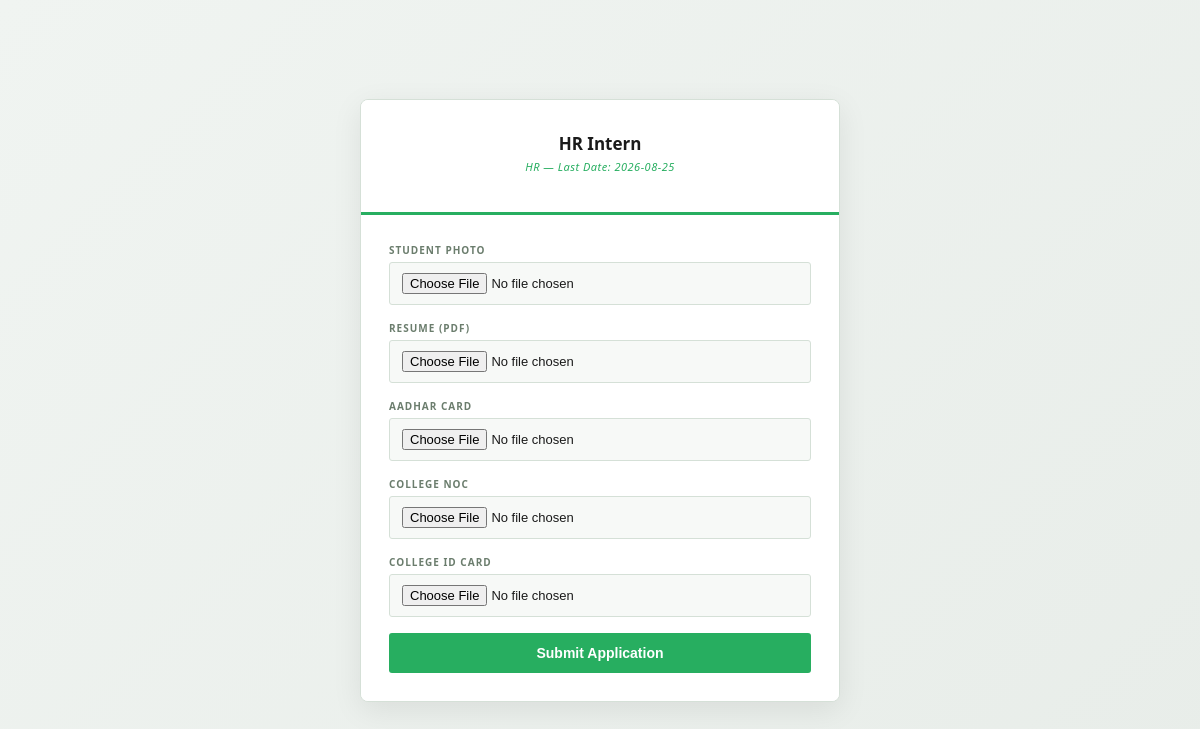
Before: /apply/4 (signed in) with the older database file.
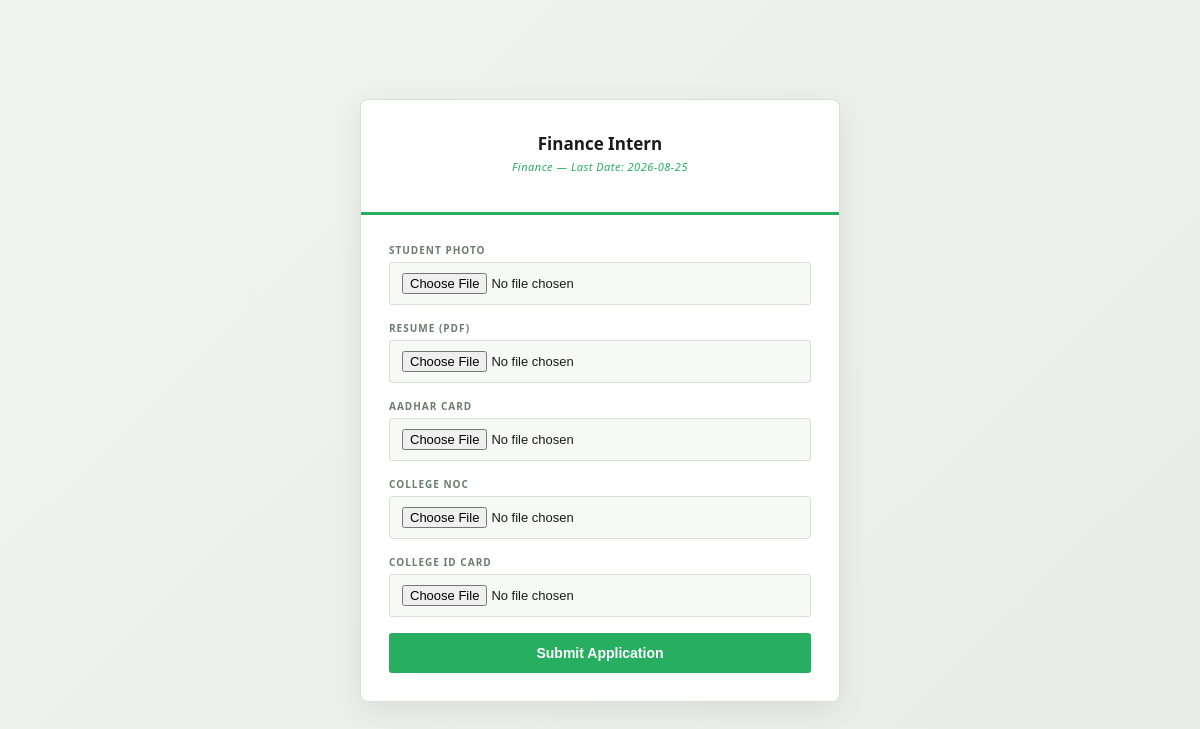
After: the same page with the newer database file.
### tables this page shows
CREATE TABLE internship_posts (
        id INTEGER PRIMARY KEY AUTOINCREMENT,
        title TEXT NOT NULL,
        department TEXT,
        total_seats INTEGER,
        last_date TEXT,
        is_active INTEGER DEFAULT 1
    );

### app.py (the view, shortened to what this page needs)
@app.route('/apply/<int:post_id>', methods=['GET', 'POST'])
def apply(post_id):
    if 'student_email' not in session:
        return redirect('/login')
    post = get_post_by_id(post_id)
    return render_template('apply.html', post=post, submitted=False)

### database.py (called while the page is built)
def get_db():
    conn = sqlite3.connect(DB_NAME)
    conn.row_factory = sqlite3.Row
    return conn

def get_post_by_id(post_id):
    conn = get_db()
    post = conn.execute("SELECT * FROM internship_posts WHERE id = ?", (post_id,)).fetchone()
    conn.close()
    return post

### templates/apply.html (shortened to what this page needs)
{% extends "base.html" %}
{% block content %}
<div class="login-wrap">
  <div class="login-card" style="width:480px;">
    <div class="login-head">
      <h1>{{ post['title'] }}</h1>
      <p class="tagline">{{ post['department'] }} — Last Date: {{ post['last_date'] }}</p>
    </div>
    <div class="login-body">
      {% if submitted %}
        <div class="login-error" style="color:#27ae60; border-color:#27ae60;">Application and documents submitted successfully! Please wait for HR approval.</div>
        <a href="/my-applications" class="btn btn-primary" style="display:block; text-align:center; padding:12px; text-decoration:none;">View My Applications</a>
      {% else %}
        <form method="POST" enctype="multipart/form-data">
          <div class="form-group"><label>Student Photo</label><input type="file" name="photo" accept=".jpg,.jpeg,.png" required></div>
          <div class="form-group"><label>Resume (PDF)</label><input type="file" name="resume" accept=".pdf" required></div>
          <div class="form-group"><label>Aadhar Card</label><input type="file" name="aadhar" accept=".jpg,.jpeg,.png,.pdf" required></div>
          <div class="form-group"><label>College NOC</label><input type="file" name="noc" accept=".pdf,.jpg,.jpeg,.png" required></div>
          <div class="form-group"><label>College ID Card</label><input type="file" name="id_card" accept=".jpg,.jpeg,.png,.pdf" required></div>
          <button type="submit" class="btn btn-primary" style="width:100%; padding:12px;">Submit Application</button>
        </form>
      {% endif %}
    </div>
  </div>
</div>
{% endblock %}

Changed rows visible on the page:
changed internship_posts: title "HR Intern" → "Finance Intern"; department "HR" → "Finance"
